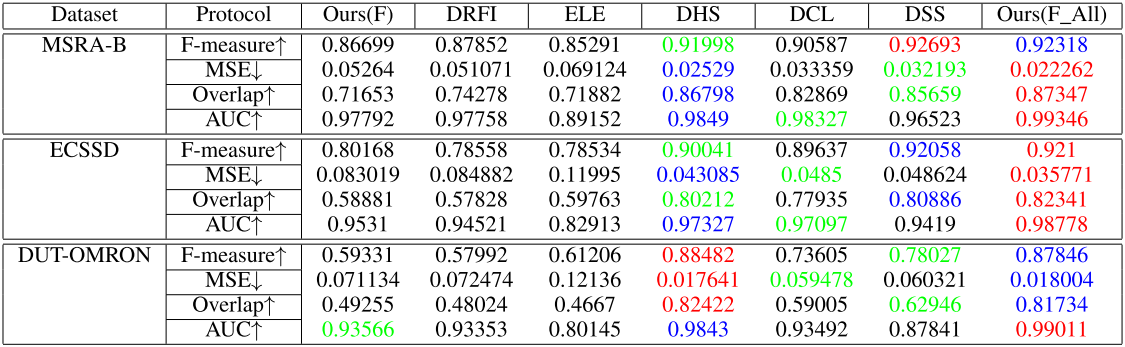
%> input picture img/supervised.png, 1125 x 347 px
$ octave --eval "result = ImageCrop(imread('../img/supervised.png'));"   (GNU Octave 9; MATLAB toolbox functions it lacks are replaced by stand-ins)
%> lines starting %> are read from the running program, lines starting %| are printed output that depends on the picture
    % ----------------------------------------------------------------
    % function ImageCrop
    % input:  Img .....Input image
    % output: hsum.....total cropped margin pixels in y direction
    %         wsum.....total cropped margin pixels in x direction
    %         I........Cropped image
    % this function removes the image's photo frames, such as the black margin in 0_11_11852.jpg in MSRA1000.
    % ----------------------------------------------------------------

    function [ hsum, wsum, I] = ImageCrop( Img )

        I=Img;
%> I is the input picture: size 347x1125x3 uint8; mean R, G, B 228.9, 229, 229
        crop=10;%default margin width for all images
        hsum=0; wsum=0;
        range=100;
        I = I((crop+1):(end-crop),(crop+1):(end-crop),:);
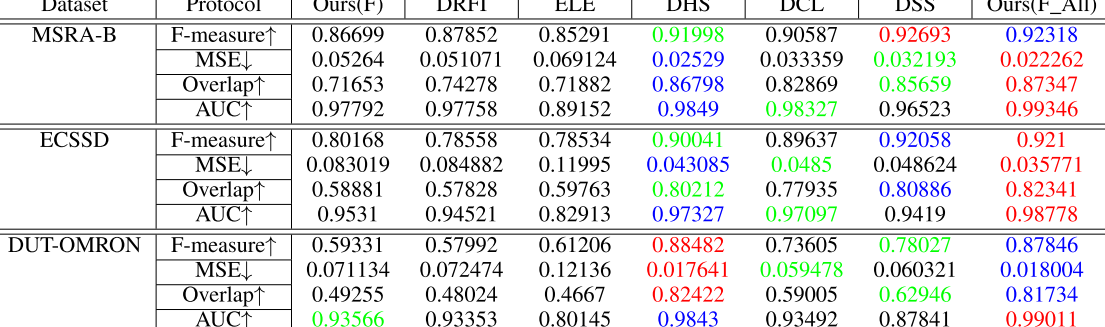
%> I: size 327x1105x3 uint8; mean R, G, B 229.2, 229.3, 229.3
        [CannyMap , ~] = edge(rgb2gray(I),'sobel');
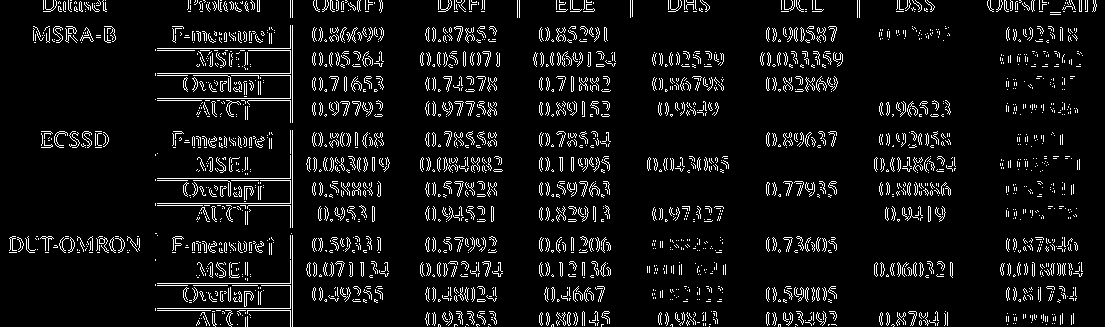
%> CannyMap: size 327x1105 logical; 7.2% white in thin lines or dots
        [Height, Width, Channel] = size(I);
%> Height = 327; Width = 1105; Channel = 3
        range=round(min([Height/3 Width/3 range]));
%> range = 100
        %find margin positions
        CannyW=sum(CannyMap);
%> CannyW = 1105 values, max 306 at index 293, min 0 at index 1, mean 23.39
        PosWL=find(CannyW(1:range)>Height*0.6, 1, 'last' );
%> PosWL = []
        PosWR=find(CannyW((end-range+1):end)>Height*0.6, 1, 'first' );
%> PosWR = []

        CannyH=sum(CannyMap,2);
%> CannyH = 327 values, max 212 at index 10, min 0 at index 19, mean 79.04
        PosHU=find(CannyH(1:range)>Width*0.6, 1, 'last' );
%> PosHU = []
        PosHD=find(CannyH((end-range+1):end)>Width*0.6, 1, 'first' );
%> PosHD = []

        %margin width of image in horizontal and vertical direction
        PosW=max([PosWL range-PosWR+1]);
%> PosW = []
        PosH=max([PosHU range-PosHD+1]);
%> PosH = []

        %if detected margin positions are asymmetric, set margin width to zero.
        if isempty(PosW)||isempty(abs(PosWL-(range-PosWR+1))>5)||abs(PosWL-(range-PosWR+1))>5
           PosW=0;
        end

        if isempty(PosH)||isempty(abs(PosHU-(range-PosHD+1))>5)||abs(PosHU-(range-PosHD+1))>5
            PosH=0;
        end

        hsum=hsum+PosH;
        wsum=wsum+PosW;

        %cropping
        CropI=zeros(Height-2*PosH, Width-2*PosW, Channel);
        CropI(:,:,1)=I(PosH+1:Height-PosH,PosW+1:Width-PosW,1);
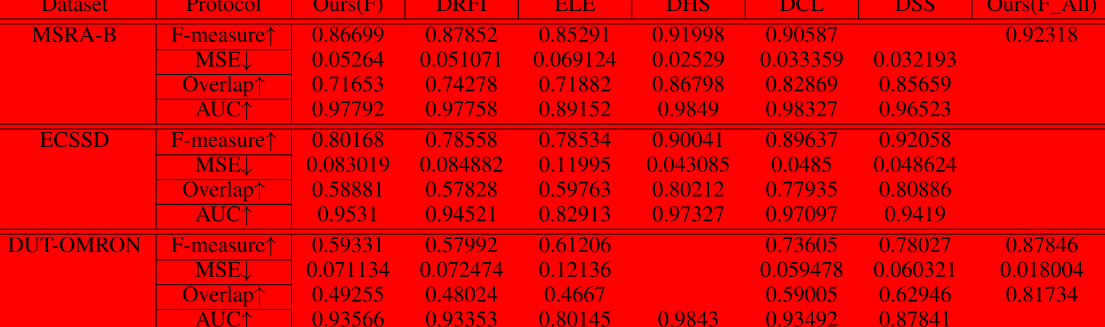
%> CropI: size 327x1105x3 double; mean R, G, B 229.2, 0, 0
        CropI(:,:,2)=I(PosH+1:Height-PosH,PosW+1:Width-PosW,2);
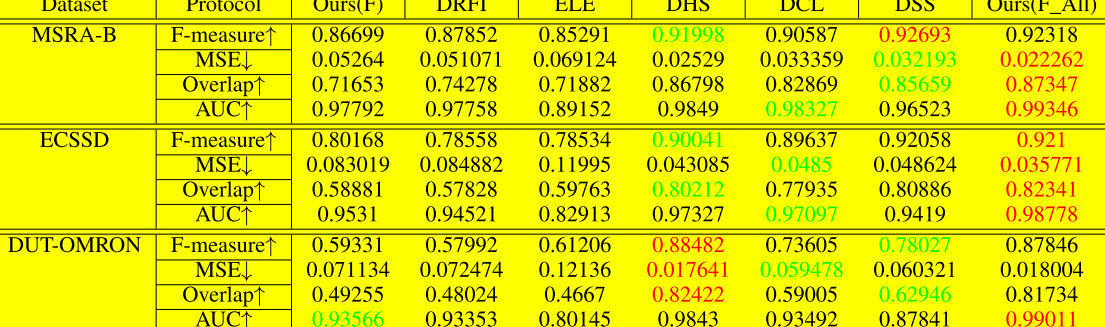
%> CropI: size 327x1105x3 double; mean R, G, B 229.2, 229.3, 0
        CropI(:,:,3)=I(PosH+1:Height-PosH,PosW+1:Width-PosW,3);
%> `result = ImageCrop(imread('../img/supervised.png'));`: result = 10
        CropI=uint8(CropI);
        I=CropI;

        hsum=hsum+crop;
        wsum=wsum+crop;

    end
